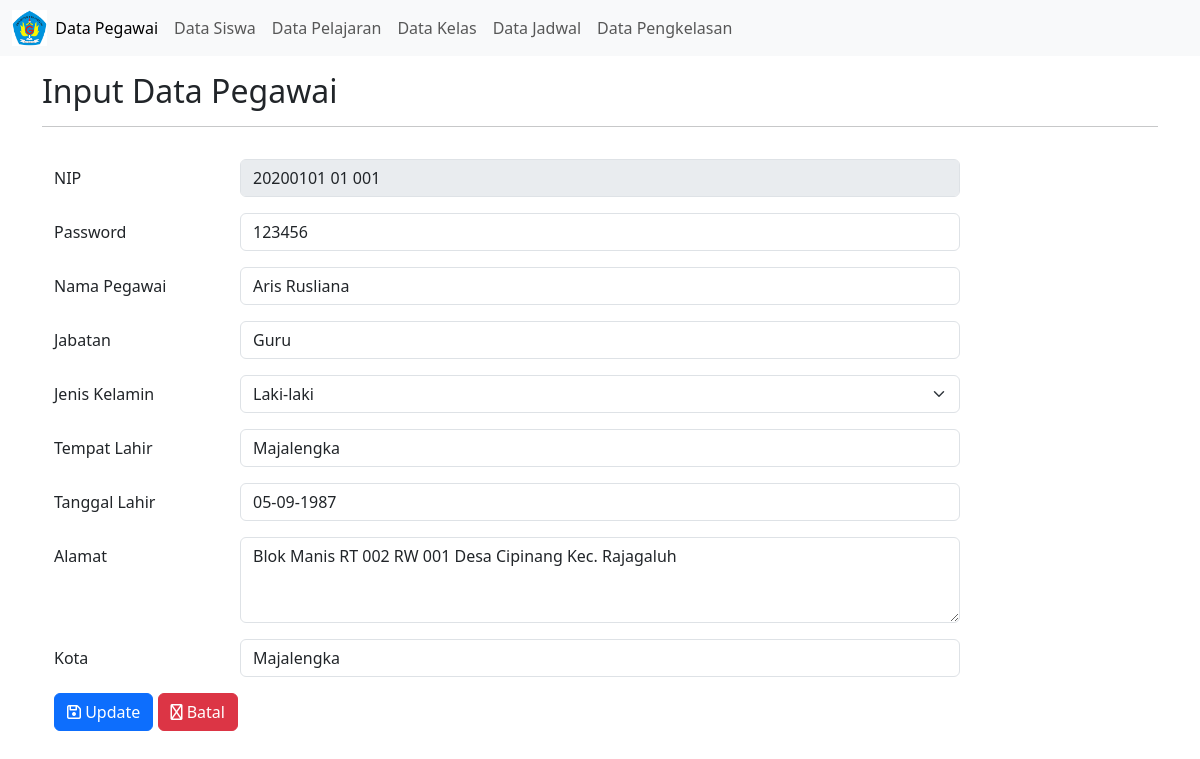
Page /input_data_pegawai.php?edit=2 on the committed database.
### tables this page shows
CREATE TABLE `tblpegawai` (
  `id_nip` int(11) NOT NULL,
  `nip` varchar(20) NOT NULL,
  `password` varchar(50) NOT NULL,
  `nama_pegawai` varchar(30) NOT NULL,
  `jabatan` varchar(30) NOT NULL,
  `jenis_kelamin` varchar(10) NOT NULL,
  `tempat_lahir` varchar(20) NOT NULL,
  `tgl_lahir` varchar(10) NOT NULL,
  `alamat` varchar(100) NOT NULL,
  `kota` varchar(20) NOT NULL
);

### input_data_pegawai.php (the view, shortened to what this page needs)
<!DOCTYPE html>
<?php
include "koneksi.php";
$nip            = '';
$password       = '';
$nama_pegawai   = '';
$jabatan        = '';
$jenis_kelamin  = '';
$tempat_lahir   = '';
$tgl_lahir      = '';
$alamat         = '';
$kota           = '';
if (isset($_GET['edit'])) {
    $id_nip    = $_GET['edit'];
    $query          = "SELECT * FROM tblpegawai WHERE id_nip='$id_nip';";
    $sql            = mysqli_query($conn, $query);
    $result         = mysqli_fetch_assoc($sql);
    $nip            = $result['nip'];
    $password       = $result['password'];
    $nama_pegawai   = $result['nama_pegawai'];
    $jabatan        = $result['jabatan'];
    $jenis_kelamin  = $result['jenis_kelamin'];
    $tempat_lahir   = $result['tempat_lahir'];
    $tgl_lahir      = $result['tgl_lahir'];
    $alamat         = $result['alamat'];
    $kota           = $result['kota'];
}
?>
<html lang="en">
<head>
    <link href="https://cdn.jsdelivr.net/npm/bootstrap@5.3.0-alpha1/dist/css/bootstrap.min.css" rel="stylesheet">
    <link href="../fontawesome/css/fontawesome.css" rel="stylesheet">
    <link href="../fontawesome/css/brands.css" rel="stylesheet">
    <link href="../fontawesome/css/solid.css" rel="stylesheet">
</head>
<body>
    <nav class="navbar navbar-expand-lg bg-body-tertiary">
        <div class="container-fluid">
            <img src="smanra.png" width="3%" height="3%" />
            <div class="collapse navbar-collapse" id="navbarSupportedContent">
                <ul class="navbar-nav me-auto mb-2 mb-lg-0">
                    <li class="nav-item">
                        <a class="nav-link active" aria-current="page" href="data_pegawai.php">Data Pegawai</a>
                    </li>
                    <li class="nav-item">
                        <a class="nav-link" href="data_siswa.php">Data Siswa</a>
                    </li>
                    <li class="nav-item">
                        <a class="nav-link" href="data_pelajaran.php">Data Pelajaran</a>
                    </li>
                    <li class="nav-item">
                        <a class="nav-link" href="data_kelas.php">Data Kelas</a>
                    </li>
                    <li class="nav-item">
                        <a class="nav-link" href="data_jadwal.html">Data Jadwal</a>
                    </li>
                    <li class="nav-item">
                        <a class="nav-link" href="data_pengkelasan.php">Data Pengkelasan</a>
                    </li>
                </ul>
            </div>
        </div>
    </nav>
    <div class="container">
        <div class="mt-3">
            <h2>Input Data Pegawai</h2>
            <hr>
            <div class="container">
                <form action="proses_pegawai.php" method="POST">
                    <div class="mb-3 row">
                        <label for="nip" class="col-sm-2 col-form-label">NIP</label>
                        <?php
                        if (isset($_GET['edit'])) {
                        ?>
                            <div class="col-sm-8">
                                <input disabled type="text" id="nip" name="nip" class="form-control" placeholder="ex: 20200131 1 001" value="<?php echo $nip; ?>" />
                            </div>
                        <?php
                        } else {
                        ?>
                            <div class="col-sm-8">
                                <input type="text" id="nip" name="nip" class="form-control" placeholder="ex: 20200131 1 001" value="<?php echo $nip; ?>" />
                            </div>
                        <?php
                        }
                        ?>
                    </div>
                    <div class="mb-3 row">
                        <label for="password" class="col-sm-2 col-form-label">Password</label>
                        <div class="col-sm-8">
                            <input type="text" id="password" name="password" class="form-control" placeholder="ex: 123456" value="<?php echo $password; ?>" />
                        </div>
                    </div>
                    <div class="mb-3 row">
                        <label for="nama_pegawai" class="col-sm-2 col-form-label">Nama Pegawai</label>
                        <div class="col-sm-8">
                            <input type="text" id="nama_pegawai" name="nama_pegawai" class="form-control" placeholder="ex: Aris Rusliana" value="<?php echo $nama_pegawai; ?>" />
                        </div>
                    </div>
                    <div class="mb-3 row">
                        <label for="jabatan" class="col-sm-2 col-form-label">Jabatan</label>
                        <div class="col-sm-8">
                            <input type="text" id="jabatan" name="jabatan" class="form-control" placeholder="ex: Guru" value="<?php echo $jabatan; ?>" />
                        </div>
                    </div>
                    <div class="mb-3 row">
                        <label for="jenis_kelamin" class="col-sm-2 col-form-label">Jenis Kelamin</label>
                        <div class="col-sm-8">
                            <select id="jenis_kelamin" name="jenis_kelamin" class="form-select">
                                <option <?php if ($jenis_kelamin == 'Laki-laki') {
                                            echo 'selected';
                                        } ?>>Laki-laki</option>
                            </select>
                        </div>
                    </div>
                    <div class="mb-3 row">
                        <label for="tempat_lahir" class="col-sm-2 col-form-label">Tempat Lahir</label>
                        <div class="col-sm-8">
                            <input type="text" id="tempat_lahir" name="tempat_lahir" class="form-control" placeholder="ex: Majalengka" value="<?php echo $tempat_lahir; ?>" />
                        </div>
                    </div>
                    <div class="mb-3 row">
                        <label for="tanggal_lahir" class="col-sm-2 col-form-label">Tanggal Lahir</label>
                        <div class="col-sm-8">
                            <input type="text" id="tanggal_lahir" name="tanggal_lahir" class="form-control" placeholder="format: dd-mm-yyyy" value="<?php echo $tgl_lahir; ?>" />
                        </div>
                    </div>
                    <div class="mb-3 row">
                        <label for="alamat" class="col-sm-2 col-form-label">Alamat</label>
                        <div class="col-sm-8">
                            <textarea class="form-control" id="alamat" name="alamat" rows="3"><?php echo $alamat; ?></textarea>
                        </div>
                    </div>
                    <div class="mb-3 row">
                        <label for="kota" class="col-sm-2 col-form-label">Kota</label>
                        <div class="col-sm-8">
                            <input type="text" id="kota" name="kota" class="form-control" value="<?php echo $kota; ?>" />
                        </div>
                    </div>
                    <div class="mb-3 row">
                        <div class="col">
                            <?php
                            if (isset($_GET['edit'])) {
                            ?>
                                <button type="submit" name="aksi" value="update" class="btn btn-primary"><i class="fa-regular fa-floppy-disk"></i> Update</button>
                            <?php
                            } else {
                            ?>
                                <button type="submit" name="aksi" value="simpan" class="btn btn-primary"><i class="fa-regular fa-floppy-disk"></i> Simpan</button>
                            <?php
                            }
                            ?>
                            <a href="data_pegawai.php" type="button" class="btn btn-danger"><i class="fa-regular fa-reply"></i> Batal</a>
                        </div>
                    </div>
                </form>
            </div>
        </div>
    </div>
</body>
</html>

### rows in the picture
tblpegawai: nip "20200101 01 001", password "123456", nama_pegawai "Aris Rusliana", jabatan "Guru", jenis_kelamin "Laki-laki", tempat_lahir "Majalengka", tanggal_lahir "05-09-1987", alamat "Blok Manis RT 002 RW 001 Desa Cipinang Kec. Rajagaluh", kota "Majalengka"
